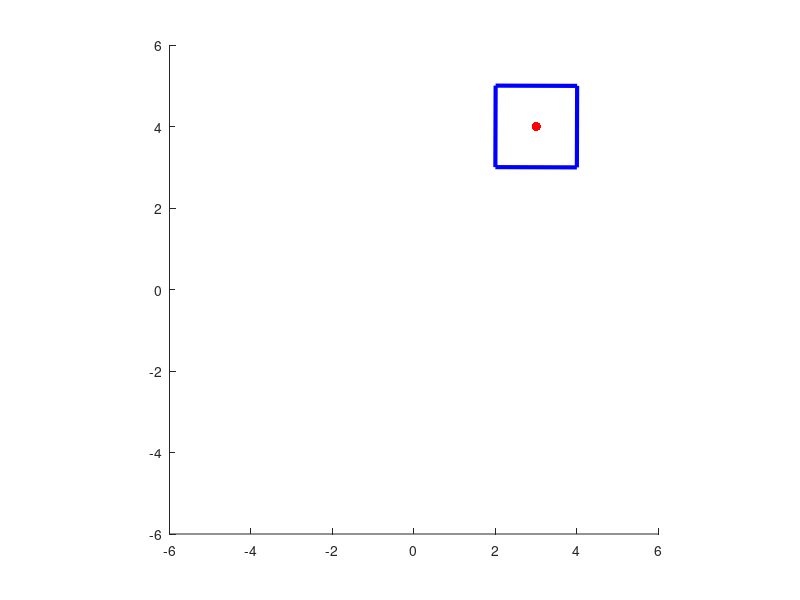

Source code (MATLAB):
close all;
clear all;

% A 2D pologyon: square of 2 by 2 units.
p = [-1 -1; 1 -1; 1 1; -1 1; -1 -1];

% Points in p are to be in homogeneous coordinates.
p(:,3) = 1;

% Set up axes for plotting our animation.
figure;
hold on;
axis equal;

% The square should rotate about this point.
point = [3 4];

for theta = 0:0.01:2 * pi

    % Set up matrix T to be a compound matrix transform
    % Rotate anticlockwise about the variable 'point' by the angle 'theta'
    T = [cos(theta) sin(theta) 0; -sin(theta) cos(theta) 0; point(1) point(2) 1];
    
    % Perform the transform T.   
    pprime = p * T;

    % Divide by homogeneous coordinate.
    pprime(:,1) = pprime(:,1) ./ pprime(:,3);
    pprime(:,2) = pprime(:,2) ./ pprime(:,3);
    
 
    % Plot polygon in pprime in blue, point in red.
    
    cla; % clear axes
    plot(pprime(:,1), pprime(:,2), 'b', 'LineWidth', 3);
    plot(point(1), point(2), 'r.', 'MarkerSize', 20);
    axis([-6 6 -6 6]);
    drawnow;
    

end
